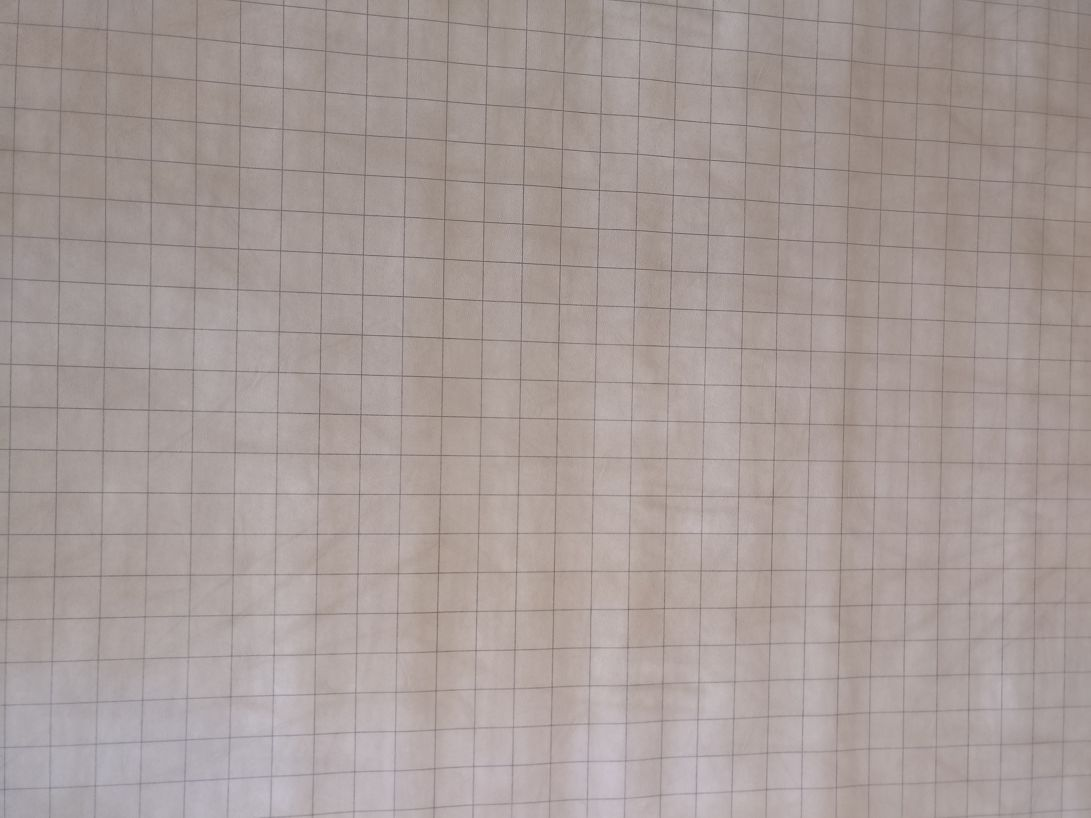
#> input picture images/GridClose2.jpg, 1091 x 818 px, found by its file name
$ python 'Grid - Copy.py'
#> lines starting #> are read from the running program, lines starting #| are printed output that depends on the picture
import cv2
import numpy as np
import time

class gridSquare:
    topLeft = np.zeros([2])
    topRight = np.zeros([2])
    bottomLeft = np.zeros([2])
    topRight = np.zeros([2])


def perp( a ) :
    b = np.empty_like(a)
    b[0] = -a[1]
    b[1] = a[0]
    return b

def intersection(a1,a2, b1,b2) :
    da = a2-a1
    db = b2-b1
    dp = a1-b1
    dap = perp(da)
    denom = np.dot( dap, db)
    if (denom == 0):
        return [np.inf, np.inf]
    num = np.dot( dap, dp )
    return (num / denom)*db + b1

def isOutlier(image, x,y):

    if (abs(y) > image[0] + image[0]/10):
        return True
    elif (abs(x) > image[1] + image[1]/10):
        return True
    else:
        return False


#np.set_printoptions(threshold=np.inf)

start_time = time.time()
img = cv2.imread('images\GridClose2.jpg')
#> img is the input picture: shape (818, 1091, 3); mean B, G, R 152.9, 155.7, 167.3

edges = cv2.Canny(img,50,100,apertureSize = 3)
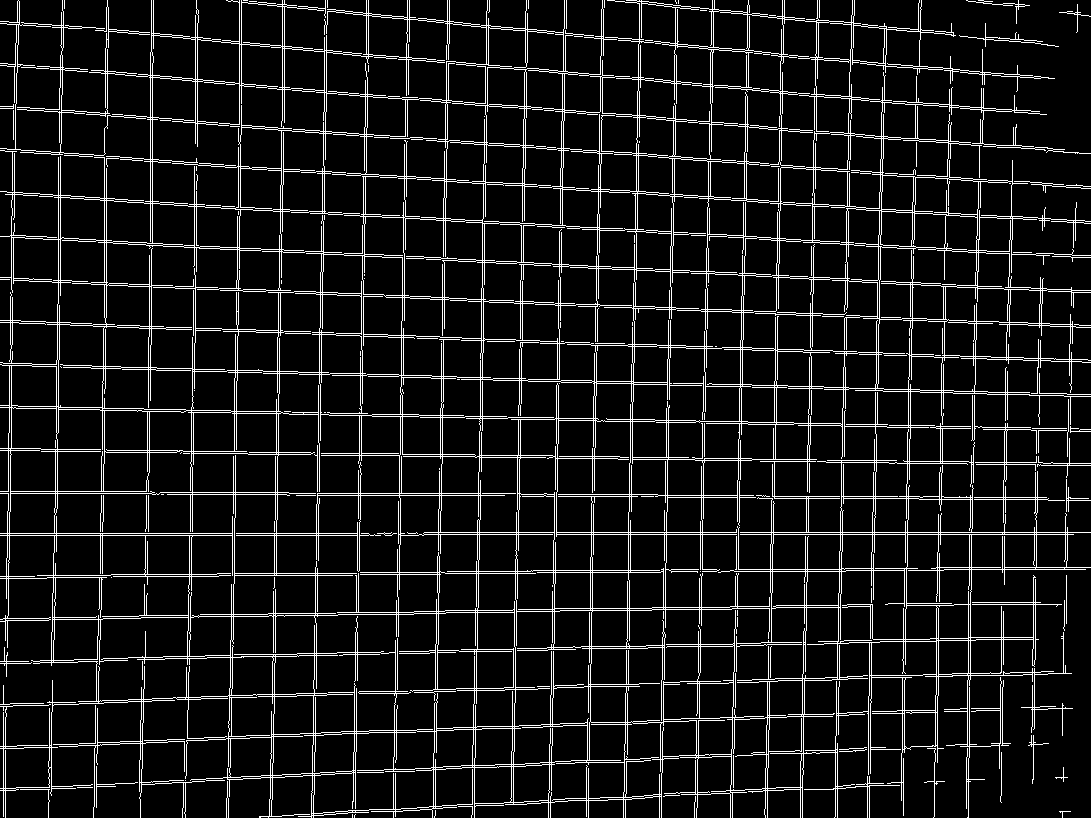
#> edges: shape (818, 1091); 9.4% white in thin lines or dots

cv2.imshow('edges',edges)


lineimg = np.zeros([img.shape[0],img.shape[1],img.shape[2]])

lines = cv2.HoughLines(edges,2,np.pi/180,500)
#> lines = 55 rows, first 8: [532, 1.57], [322, 1.61], [236, 1.62], [620, 1.55], [148, 1.64], [22, 1.66], [706, 1.54], [408, 1.59]

rtolerance = 20
ttolerance = 0.25

shape = lines.shape[0]
#> shape = 55
i = 0

#------ Similar Line Deletion ------
while (i < shape):
    j = 0
    while (j < shape):
        rho = lines[j][0][0]
        theta = lines[j][0][1]

        diffr = abs(lines[i][0][0] - rho)
        difft = abs(lines[i][0][1] - theta)

        # If lines are the same, do nothing
        if (lines[i][0][0] == rho and lines[i][0][1] == theta):
            j = j

        # If lines are similar, delete
        elif (diffr < rtolerance):
            if (difft < ttolerance):
                lines = np.delete(lines, j, 0)
                shape-=1
                j-=1
        j+=1
    i+=1
#> after the loop, i = 49; lines = 49 rows, first 8: [532, 1.57], [322, 1.61], [236, 1.62], [620, 1.55], [148, 1.64], [22, 1.66], [706, 1.54], [408, 1.59]; shape = 49

#------ Sorting lines into horizontal or vertical sections ------
vert = []
horiz = []

for i in range (0, lines.shape[0] - 1):
    difft = abs((np.pi/2) - lines[i][0][1])
    difftN = abs((np.pi*1.5) - lines[i][0][1])
    if (difft < np.pi/4 or difftN < np.pi/4):
        horiz.append(lines[i][0])
    else:
        vert.append(lines[i][0])
#> this loop made 48 passes
#> (difft, difftN) on passes 1 to 12: (4.37e-08, 3.14), (0.0349, 3.11), (0.0524, 3.09), (0.0175, 3.16), (0.0698, 3.07), (0.0873, 3.05), (0.0349, 3.18), (0.0175, 3.12), (0.0349, 3.18), (0.0698, 3.07), (0.0175, 3.12), (1.55, 4.69)
#> after the loop, horiz = [[532, 1.57], [322, 1.61], [236, 1.62], [620, 1.55], [148, 1.64], [22, 1.66], [706, 1.54], [408, 1.59], [744, 1.54], [110, 1.64], [448, 1.59], [62, 1.66], [790, 1.52], [658, 1.55], [362, 1.61], [196, 1.62], [494, 1.57], [830, 1.52], [276, 1.62], [-26, 1.68], [570, 1.57]]; vert = 27 pairs, first value 18 to 1014, second value 0.0175 to 0.0175


vert = np.array(vert)
vert.dtype = [('x', np.float32), ('m', np.float32)]
#print "Unsorted V"
#print vert
vert = np.sort(vert, axis=0, kind='mergesort', order=['x'])
#print "Sorted V"
#print vert
horiz = np.array(horiz)
#> horiz = 21 rows, first 8: [532, 1.57], [322, 1.61], [236, 1.62], [620, 1.55], [148, 1.64], [22, 1.66], [706, 1.54], [408, 1.59]
horiz.dtype = [('x', np.float32), ('m', np.float32)]
#print "Unsorted H"
#print horiz
horiz = np.sort(horiz, axis=0, kind='mergesort', order=['x'])
#print "Sorted H"
#print horiz

vsize = vert.shape[0]
#> vsize = 27
hsize = horiz.shape[0]
#> hsize = 21
lsize = vsize + hsize
#> lsize = 48


lines = np.zeros([vert.shape[0]+horiz.shape[0],2])

for i in range (0, vert.shape[0]):
    lines[i][0] = vert[i]['x']
    lines[i][1] = vert[i]['m']
#> after the loop, lines = 48 pairs, first value 0 to 1014, second value 0 to 0.0175

for i in range (0, horiz.shape[0]):
    lines[i + vert.shape[0]][0] = horiz[i]['x']
    lines[i + vert.shape[0]][1] = horiz[i]['m']
#> after the loop, lines = 48 pairs, first value -26 to 1014, second value 0.0175 to 1.68

#ntr = np.zeros([SEpoints.shape[0]*SEpoints.shape[0],2])


## Carry the fix through. Switch to 2d array


#------ Calculating Lines ------
SEpoints = np.zeros([lines.shape[0],lines.shape[1],2])

for i in range (0, lines.shape[0] - 1):
    rho = lines[i][0]
    theta = lines[i][1]
    a = np.cos(theta)
    b = np.sin(theta)
    x0 = a*rho
    y0 = b*rho
    x1 = int(x0 + 2000*(-b))
    y1 = int(y0 + 2000*(a))
    x2 = int(x0 - 2000*(-b))
    y2 = int(y0 - 2000*(a))


    SEpoints[i][0] = ([x1,y1])
    SEpoints[i][1] = ([x2,y2])

    cv2.line(lineimg,(x1,y1),(x2,y2),(0,0,255),2)
#> this loop made 47 passes
#> (rho, theta, a, b, x0, y0, x1, y1) on passes 1 to 12: (18, 0.0175, 1, 0.0175, 18, 0.314, -16, 2000), (64, 0.0175, 1, 0.0175, 63.99, 1.12, 29, 2000), (110, 0.0175, 1, 0.0175, 110, 1.92, 75, 2001), (154, 0.0175, 1, 0.0175, 154, 2.69, 119, 2002), (198, 0.0175, 1, 0.0175, 198, 3.46, 163, 2003), (242, 0.0175, 1, 0.0175, 242, 4.22, 207, 2003), (284, 0.0175, 1, 0.0175, 284, 4.96, 249, 2004), (326, 0.0175, 1, 0.0175, 326, 5.69, 291, 2005), (368, 0.0175, 1, 0.0175, 367.9, 6.42, 333, 2006), (408, 0.0175, 1, 0.0175, 407.9, 7.12, 373, 2006), (448, 0.0175, 1, 0.0175, 447.9, 7.82, 413, 2007), (488, 0.0175, 1, 0.0175, 487.9, 8.52, 453, 2008)
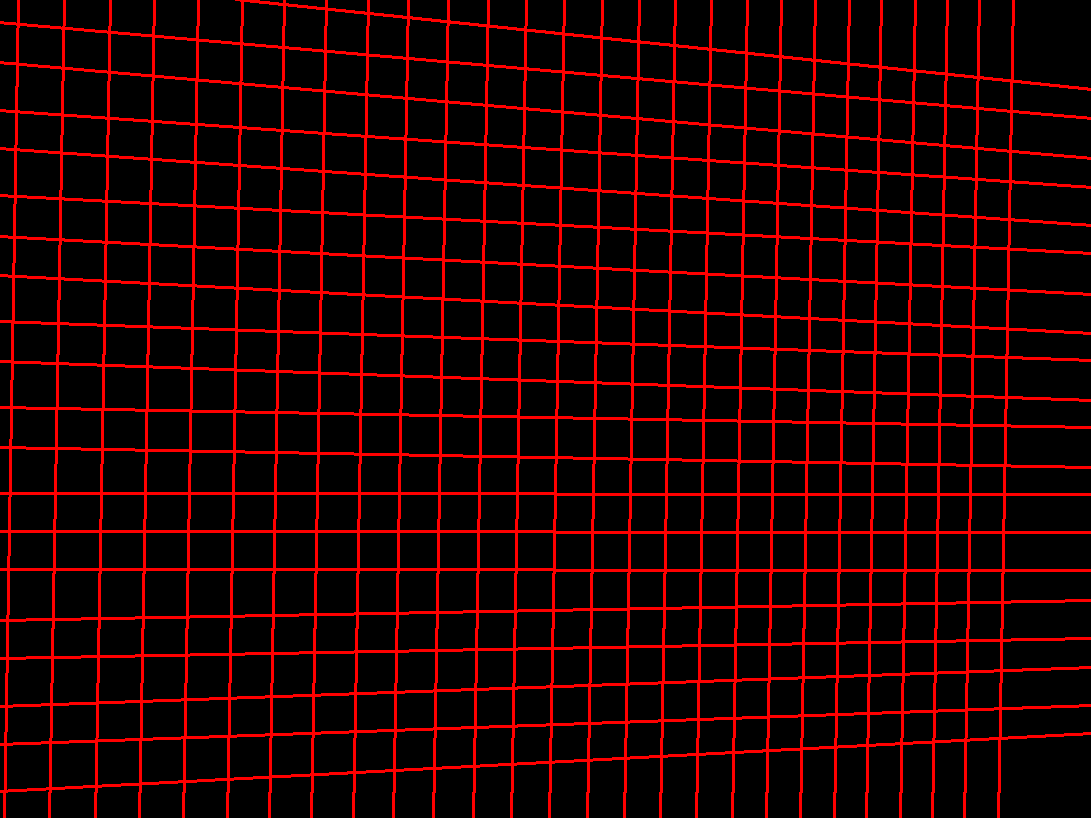
#> lineimg: shape (818, 1091, 3) float64; mean of channels 0, 1, 2 0, 0, 36.1; drawn as B, G, R

intgrid = []

#------ Calculating Intersections ------


## Change to loop based on h and v size to eliminate duplicates
for i in range (0, SEpoints.shape[0] - 1):
    for j in range (0, SEpoints.shape[0] - 1):
        if (np.array_equal(SEpoints[i], SEpoints[j]) == False):

            if (len(intgrid) > 520):
                i = i

            ntr = intersection(SEpoints[i][0],SEpoints[i][1],SEpoints[j][0],SEpoints[j][1])

            if (ntr[0] != np.inf and ntr[1] != np.inf):
                if (isOutlier(img.shape,ntr[0],ntr[1]) == False):
                    intgrid.append(ntr)
                    cv2.circle(lineimg,(int(ntr[0]),int(ntr[1])), 5, (0,255,0), -1)
#> this loop made 47 passes
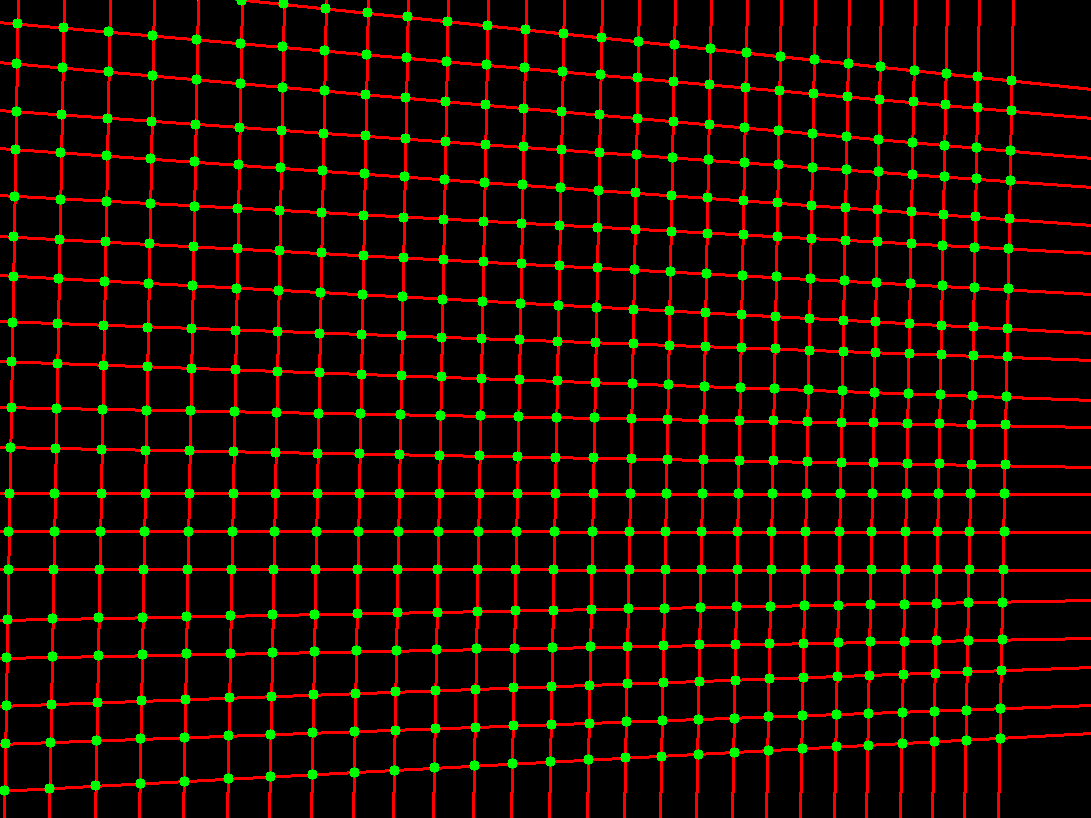
#> lineimg: shape (818, 1091, 3) float64; mean of channels 0, 1, 2 0, 12.4, 28.6; drawn as B, G, R

intgrid = np.array(intgrid).astype(int)

#print intgrid

posLim = intgrid.shape[0]/2

pos = 539
x = vsize - 1
y = hsize - 2

grid = np.zeros([x,y])


#intgrid = np.reshape(intgrid,[hsize,vsize,2])

#intgrid[pos],intgrid[pos+1],intgrid[pos+vsize],intgrid[pos+vsize+1]


#for count in range


contours = np.array( [intgrid[pos],intgrid[pos+1],intgrid[pos+hsize],intgrid[pos+hsize-1]] ) # top left,bottom left,bottom right,top right
img = np.zeros( (200,200) ) # create a single channel 200x200 pixel black image
cv2.fillPoly(lineimg, pts =[contours], color=(255,0,0))
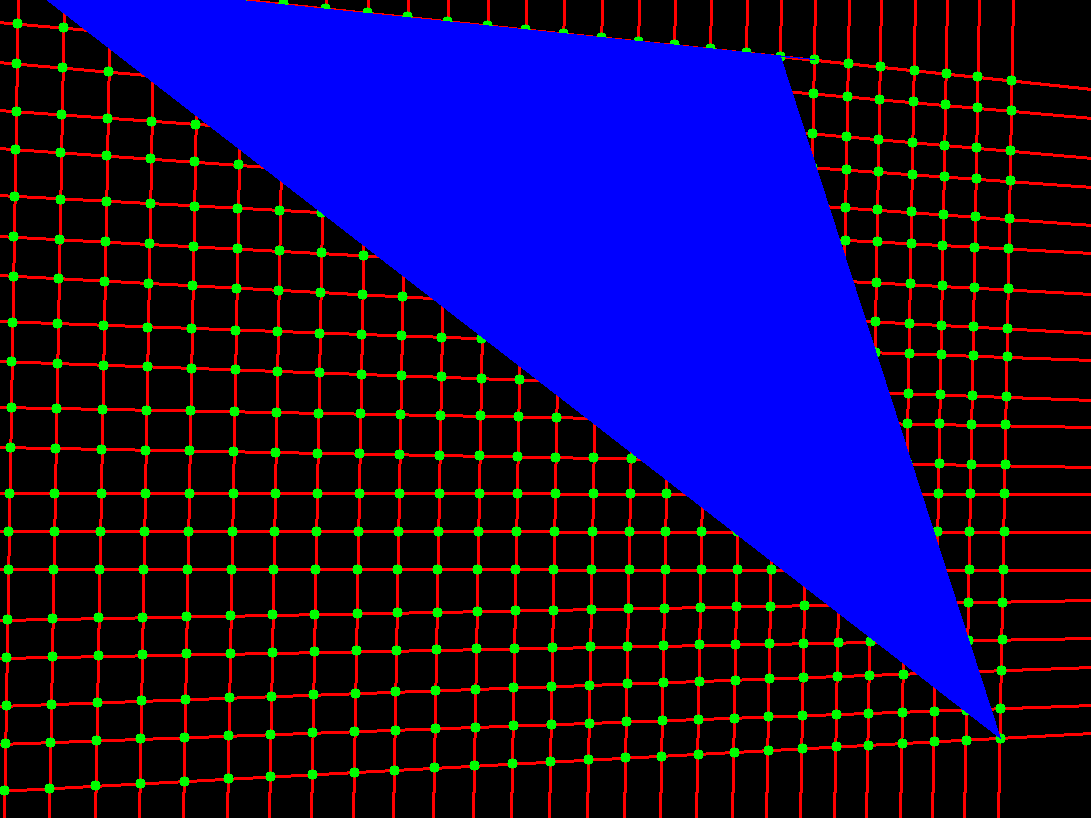
#> lineimg: shape (818, 1091, 3) float64; mean of channels 0, 1, 2 71.6, 8.3, 20.1; drawn as B, G, R


cv2.imshow('Lines',lineimg)

print("--- %s seconds ---" % (time.time() - start_time))
